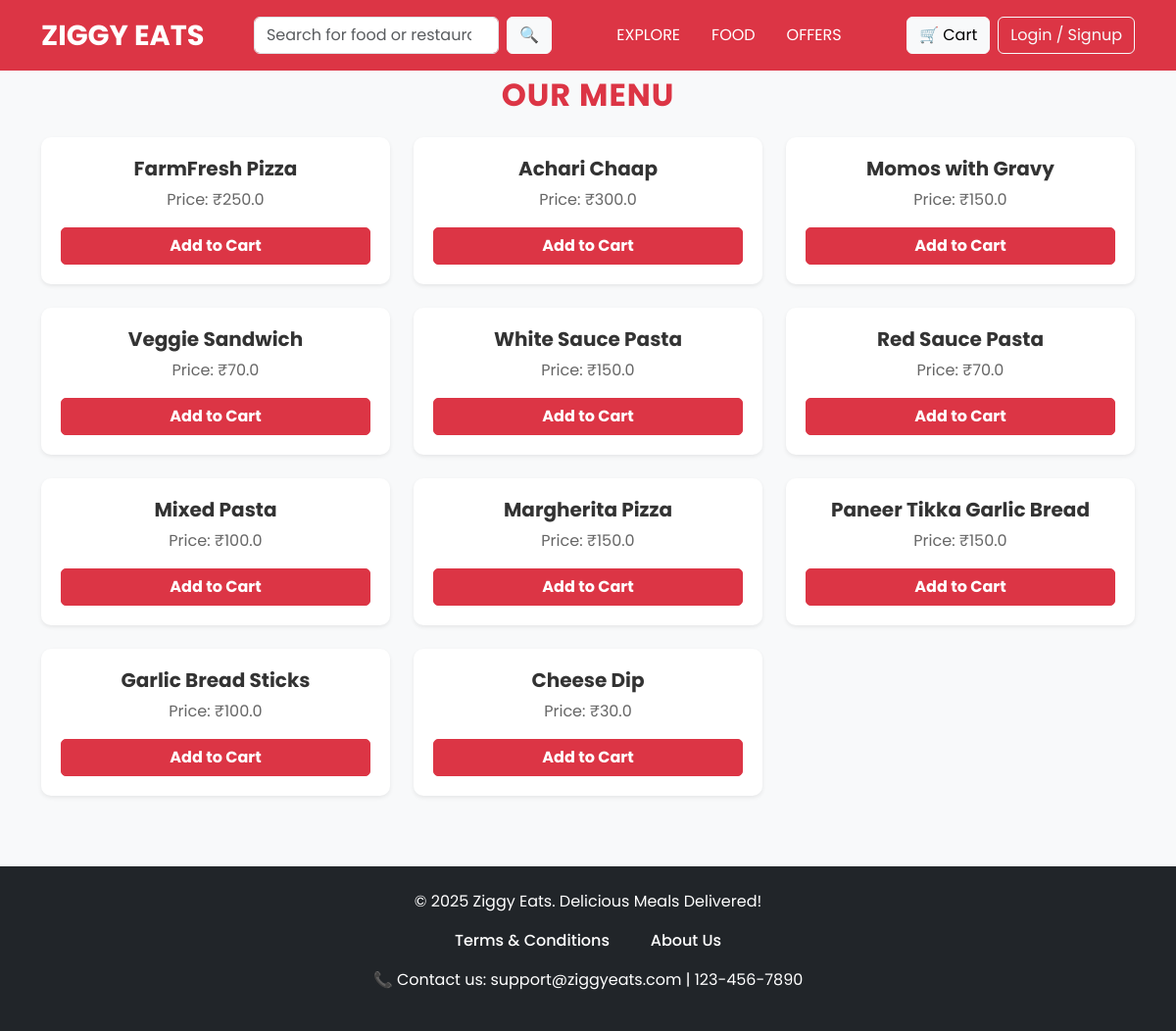
Page /menu on the earlier database version.
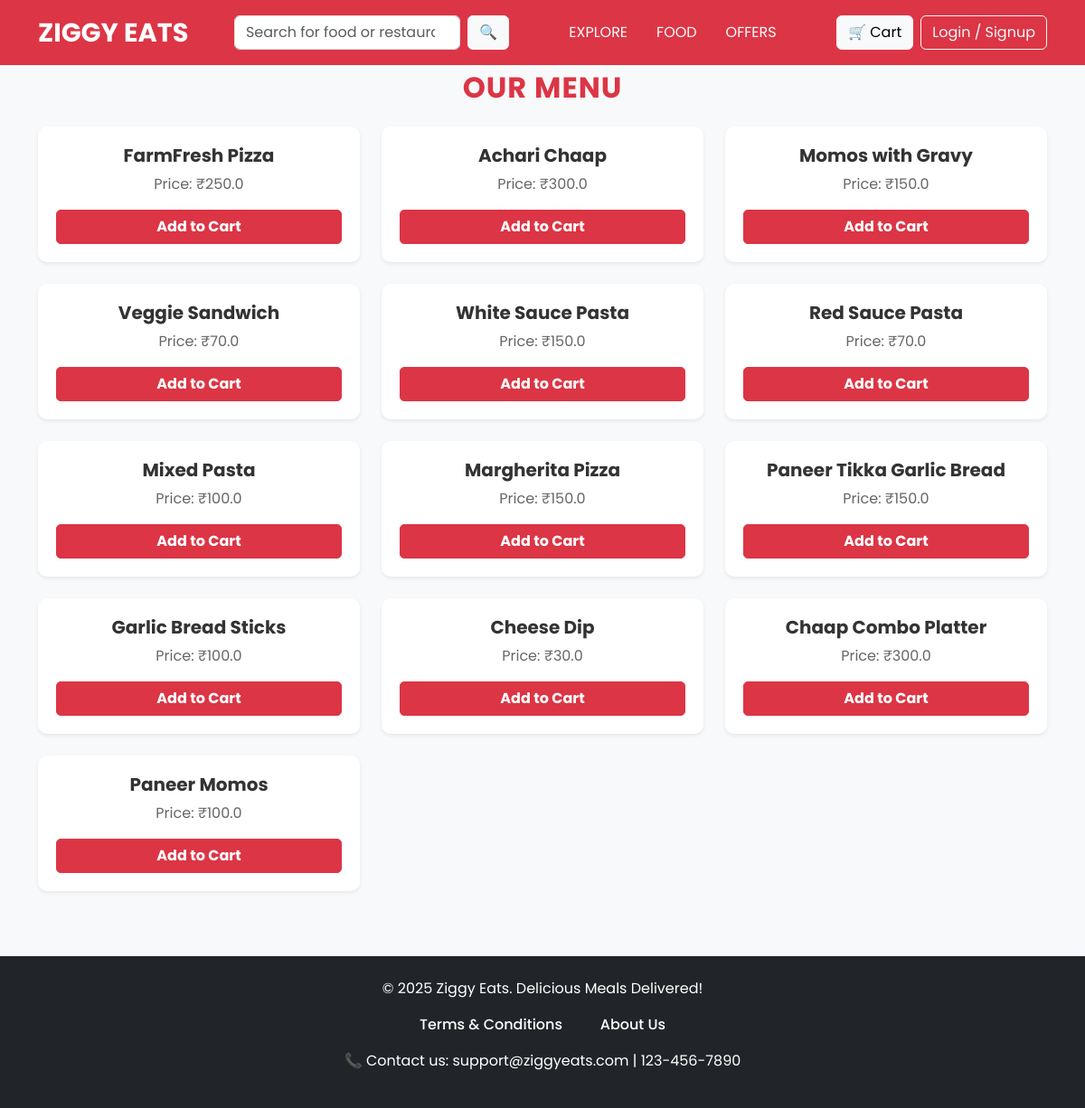
Same page on the later database version.
### app.py (models this page shows)
class MenuItem(db.Model):
    id = db.Column(db.Integer, primary_key=True)
    name = db.Column(db.String(100), nullable=False)
    price = db.Column(db.Float, nullable=False)

### app.py (the view)
@app.route('/menu')
def menu():
    menu_items = MenuItem.query.all()
    return render_template('menu.html', menu_items=menu_items)

### templates/menu.html (shortened to what this page needs)
<!DOCTYPE html>
<html lang="en">
  <head>
    <link
      href="https://cdn.jsdelivr.net/npm/bootstrap@5.3.0/dist/css/bootstrap.min.css"
      rel="stylesheet"
    />
  </head>
  <body>
    <header class="bg-danger py-3 fixed-top">
      <nav class="container d-flex justify-content-between align-items-center">
        <a href="{{ url_for('home') }}" class="text-decoration-none">
          <h1 class="logo text-white fw-bold mb-0">ZIGGY EATS</h1>
        </a>
        <form class="d-flex search-bar">
          <input
            class="form-control me-2"
            type="search"
            placeholder="Search for food or restaurants"
            aria-label="Search"
          />
          <button class="btn btn-light" type="submit">🔍</button>
        </form>
        <ul class="nav">
          <li class="nav-item">
            <a href="{{ url_for('home') }}" class="nav-link text-white"
              >EXPLORE</a
            >
          </li>
          <li class="nav-item">
            <a href="{{ url_for('more_food') }}" class="nav-link text-white"
              >FOOD</a
            >
          </li>
          <li class="nav-item">
            <a href="{{ url_for('offers') }}" class="nav-link text-white"
              >OFFERS</a
            >
          </li>
        </ul>
        <div class="d-flex gap-2">
          {% if current_user.is_admin %}
          <a href="{{ url_for('admin_dashboard') }}" class="btn btn-danger"
            >Admin Panel</a
          >
          {% else %}
          <a href="{{ url_for('cart') }}" class="btn btn-light">🛒 Cart</a>
          {% endif %} {% if current_user.is_authenticated %}
          <div class="dropdown">
            <button
              class="btn btn-outline-light dropdown-toggle"
              type="button"
              id="userDropdown"
              data-bs-toggle="dropdown"
              aria-expanded="false"
            >
              {{ current_user.username }}
            </button>
            <ul
              class="dropdown-menu dropdown-menu-end"
              aria-labelledby="userDropdown"
            >
              <li>
                <a class="dropdown-item" href="{{ url_for('logout') }}"
                  >Logout</a
                >
              </li>
            </ul>
          </div>
          {% else %}
          <a href="{{ url_for('login') }}" class="btn btn-outline-light"
            >Login / Signup</a
          >
          {% endif %}
        </div>
      </nav>
    </header>
    <div class="container mt-5">
      <h2 class="text-center page-title mb-4">Our Menu</h2>
      <div class="row">
        {% for item in menu_items %}
        <div class="col-md-4 mb-4">
          <div class="card shadow-sm">
            <div class="card-body">
              <h5 class="card-title">{{ item.name }}</h5>
              <p class="card-text">Price: ₹{{ item.price }}</p>
              <a href="{{ url_for('cart') }}" class="btn btn-danger"
                >Add to Cart</a
              >
            </div>
          </div>
        </div>
        {% endfor %}
      </div>
    </div>
    <footer class="bg-dark text-white text-center py-4 mt-5">
        <p>&copy; 2025 Ziggy Eats. Delicious Meals Delivered!</p>
        <p>
          <a href="{{ url_for('terms_and_conditions') }}" class="text-white"
            >Terms & Conditions &nbsp;&nbsp;&nbsp;&nbsp;&nbsp;</a
          >
          <a href="{{ url_for('about_us') }}" class="text-white">&nbsp;&nbsp;&nbsp;About Us</a>
        </p>
        <p>📞 Contact us: support@ziggyeats.com | 123-456-7890</p>
      </footer>
  </body>
</html>

### templates/menu.html (style rules this page uses)
body { font-family: "Poppins", sans-serif; padding-top:30px; background-color: #f8f9fa; }
header { font-family: "Poppins", sans-serif; }
.logo { font-size: 1.8rem; font-weight: 600; }
.search-bar input { width: 250px; }
footer { font-weight: 400; background-color: #343a40; color: white; padding: 20px; }
footer a { text-decoration: none; font-weight: 500; color: white; }
.page-title { font-size: 32px; font-weight: bold; text-transform: uppercase; letter-spacing: 1px; color: #dc3545; }
.card { border: none; border-radius: 10px; transition: transform 0.3s ease, box-shadow 0.3s ease; text-align: center; }
.card-body { padding: 20px; }
.card-title { font-weight: bold; font-size: 20px; color: #333; }
.card-text { font-size: 16px; color: #666; }
.btn-danger { font-weight: bold; width: 100%; border-radius: 5px; }

Differences in the rows shown:
added MenuItem: name "Chaap Combo Platter", price "300.0"
added MenuItem: name "Paneer Momos", price "100.0"
